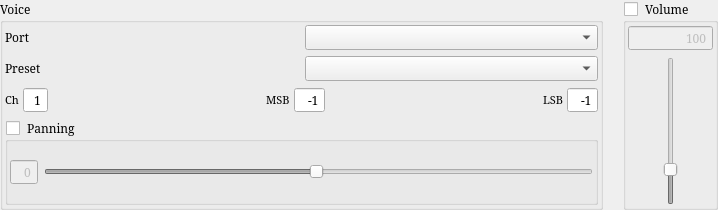
<?xml version="1.0" encoding="UTF-8"?>
<ui version="4.0">
 <class>MIDI_instrument_widget</class>
 <widget class="QWidget" name="MIDI_instrument_widget">
  <property name="enabled">
   <bool>true</bool>
  </property>
  <property name="geometry">
   <rect>
    <x>0</x>
    <y>0</y>
    <width>718</width>
    <height>210</height>
   </rect>
  </property>
  <property name="sizePolicy">
   <sizepolicy hsizetype="MinimumExpanding" vsizetype="Fixed">
    <horstretch>0</horstretch>
    <verstretch>0</verstretch>
   </sizepolicy>
  </property>
  <property name="font">
   <font>
    <family>Serif</family>
   </font>
  </property>
  <property name="focusPolicy">
   <enum>Qt::NoFocus</enum>
  </property>
  <property name="windowTitle">
   <string>Inasdf</string>
  </property>
  <property name="autoFillBackground">
   <bool>false</bool>
  </property>
  <property name="styleSheet">
   <string notr="true"/>
  </property>
  <layout class="QHBoxLayout" name="main_layout">
   <property name="spacing">
    <number>20</number>
   </property>
   <property name="margin">
    <number>0</number>
   </property>
   <item>
    <widget class="QGroupBox" name="voiceBox">
     <property name="title">
      <string>Voice</string>
     </property>
     <layout class="QGridLayout" name="gridLayout">
      <property name="margin">
       <number>2</number>
      </property>
      <item row="6" column="0" colspan="2">
       <widget class="QGroupBox" name="panningBox">
        <property name="enabled">
         <bool>true</bool>
        </property>
        <property name="sizePolicy">
         <sizepolicy hsizetype="Preferred" vsizetype="Preferred">
          <horstretch>0</horstretch>
          <verstretch>0</verstretch>
         </sizepolicy>
        </property>
        <property name="title">
         <string> Panning</string>
        </property>
        <property name="checkable">
         <bool>true</bool>
        </property>
        <property name="checked">
         <bool>false</bool>
        </property>
        <layout class="QHBoxLayout" name="horizontalLayout_3">
         <property name="margin">
          <number>2</number>
         </property>
         <item>
          <widget class="QSpinBox" name="panning_spin">
           <property name="enabled">
            <bool>false</bool>
           </property>
           <property name="sizePolicy">
            <sizepolicy hsizetype="Minimum" vsizetype="Fixed">
             <horstretch>0</horstretch>
             <verstretch>0</verstretch>
            </sizepolicy>
           </property>
           <property name="alignment">
            <set>Qt::AlignRight|Qt::AlignTrailing|Qt::AlignVCenter</set>
           </property>
           <property name="buttonSymbols">
            <enum>QAbstractSpinBox::NoButtons</enum>
           </property>
           <property name="minimum">
            <number>-63</number>
           </property>
           <property name="maximum">
            <number>64</number>
           </property>
          </widget>
         </item>
         <item>
          <widget class="QSlider" name="panning_slider">
           <property name="enabled">
            <bool>false</bool>
           </property>
           <property name="sizePolicy">
            <sizepolicy hsizetype="Expanding" vsizetype="Expanding">
             <horstretch>0</horstretch>
             <verstretch>0</verstretch>
            </sizepolicy>
           </property>
           <property name="minimum">
            <number>-63</number>
           </property>
           <property name="maximum">
            <number>64</number>
           </property>
           <property name="orientation">
            <enum>Qt::Horizontal</enum>
           </property>
          </widget>
         </item>
        </layout>
       </widget>
      </item>
      <item row="1" column="1">
       <widget class="QComboBox" name="preset">
        <property name="sizePolicy">
         <sizepolicy hsizetype="Preferred" vsizetype="Fixed">
          <horstretch>0</horstretch>
          <verstretch>0</verstretch>
         </sizepolicy>
        </property>
       </widget>
      </item>
      <item row="5" column="0" colspan="2">
       <layout class="QHBoxLayout" name="horizontalLayout_4">
        <property name="spacing">
         <number>4</number>
        </property>
        <item>
         <widget class="QLabel" name="label_5">
          <property name="sizePolicy">
           <sizepolicy hsizetype="Preferred" vsizetype="Minimum">
            <horstretch>0</horstretch>
            <verstretch>0</verstretch>
           </sizepolicy>
          </property>
          <property name="font">
           <font>
            <pointsize>8</pointsize>
           </font>
          </property>
          <property name="text">
           <string>Ch</string>
          </property>
          <property name="alignment">
           <set>Qt::AlignLeading|Qt::AlignLeft|Qt::AlignVCenter</set>
          </property>
         </widget>
        </item>
        <item>
         <widget class="QSpinBox" name="channel">
          <property name="sizePolicy">
           <sizepolicy hsizetype="Minimum" vsizetype="Fixed">
            <horstretch>0</horstretch>
            <verstretch>0</verstretch>
           </sizepolicy>
          </property>
          <property name="mouseTracking">
           <bool>false</bool>
          </property>
          <property name="alignment">
           <set>Qt::AlignRight|Qt::AlignTrailing|Qt::AlignVCenter</set>
          </property>
          <property name="buttonSymbols">
           <enum>QAbstractSpinBox::NoButtons</enum>
          </property>
          <property name="minimum">
           <number>1</number>
          </property>
          <property name="maximum">
           <number>16</number>
          </property>
         </widget>
        </item>
        <item>
         <spacer name="horizontalSpacer">
          <property name="orientation">
           <enum>Qt::Horizontal</enum>
          </property>
          <property name="sizeHint" stdset="0">
           <size>
            <width>10</width>
            <height>20</height>
           </size>
          </property>
         </spacer>
        </item>
        <item>
         <widget class="QLabel" name="label_6">
          <property name="sizePolicy">
           <sizepolicy hsizetype="Preferred" vsizetype="Minimum">
            <horstretch>0</horstretch>
            <verstretch>0</verstretch>
           </sizepolicy>
          </property>
          <property name="font">
           <font>
            <pointsize>8</pointsize>
           </font>
          </property>
          <property name="text">
           <string>MSB</string>
          </property>
          <property name="alignment">
           <set>Qt::AlignLeading|Qt::AlignLeft|Qt::AlignVCenter</set>
          </property>
         </widget>
        </item>
        <item>
         <widget class="QSpinBox" name="msb">
          <property name="sizePolicy">
           <sizepolicy hsizetype="Minimum" vsizetype="Fixed">
            <horstretch>0</horstretch>
            <verstretch>0</verstretch>
           </sizepolicy>
          </property>
          <property name="alignment">
           <set>Qt::AlignRight|Qt::AlignTrailing|Qt::AlignVCenter</set>
          </property>
          <property name="buttonSymbols">
           <enum>QAbstractSpinBox::NoButtons</enum>
          </property>
          <property name="minimum">
           <number>-1</number>
          </property>
          <property name="maximum">
           <number>127</number>
          </property>
          <property name="value">
           <number>-1</number>
          </property>
         </widget>
        </item>
        <item>
         <spacer name="horizontalSpacer_2">
          <property name="orientation">
           <enum>Qt::Horizontal</enum>
          </property>
          <property name="sizeHint" stdset="0">
           <size>
            <width>10</width>
            <height>20</height>
           </size>
          </property>
         </spacer>
        </item>
        <item>
         <widget class="QLabel" name="label_7">
          <property name="sizePolicy">
           <sizepolicy hsizetype="Preferred" vsizetype="Minimum">
            <horstretch>0</horstretch>
            <verstretch>0</verstretch>
           </sizepolicy>
          </property>
          <property name="font">
           <font>
            <pointsize>8</pointsize>
           </font>
          </property>
          <property name="text">
           <string>LSB</string>
          </property>
          <property name="alignment">
           <set>Qt::AlignLeading|Qt::AlignLeft|Qt::AlignVCenter</set>
          </property>
         </widget>
        </item>
        <item>
         <widget class="QSpinBox" name="lsb">
          <property name="sizePolicy">
           <sizepolicy hsizetype="Minimum" vsizetype="Fixed">
            <horstretch>0</horstretch>
            <verstretch>0</verstretch>
           </sizepolicy>
          </property>
          <property name="alignment">
           <set>Qt::AlignRight|Qt::AlignTrailing|Qt::AlignVCenter</set>
          </property>
          <property name="buttonSymbols">
           <enum>QAbstractSpinBox::NoButtons</enum>
          </property>
          <property name="minimum">
           <number>-1</number>
          </property>
          <property name="maximum">
           <number>127</number>
          </property>
          <property name="value">
           <number>-1</number>
          </property>
         </widget>
        </item>
       </layout>
      </item>
      <item row="1" column="0">
       <widget class="QLabel" name="label_4">
        <property name="font">
         <font>
          <kerning>true</kerning>
         </font>
        </property>
        <property name="text">
         <string>Preset</string>
        </property>
       </widget>
      </item>
      <item row="0" column="1">
       <widget class="QComboBox" name="port">
        <property name="sizePolicy">
         <sizepolicy hsizetype="Preferred" vsizetype="Fixed">
          <horstretch>0</horstretch>
          <verstretch>0</verstretch>
         </sizepolicy>
        </property>
       </widget>
      </item>
      <item row="0" column="0">
       <widget class="QLabel" name="label_3">
        <property name="text">
         <string>Port</string>
        </property>
       </widget>
      </item>
     </layout>
    </widget>
   </item>
   <item>
    <widget class="QGroupBox" name="volumeBox">
     <property name="sizePolicy">
      <sizepolicy hsizetype="Fixed" vsizetype="Preferred">
       <horstretch>0</horstretch>
       <verstretch>0</verstretch>
      </sizepolicy>
     </property>
     <property name="title">
      <string> Volume</string>
     </property>
     <property name="flat">
      <bool>false</bool>
     </property>
     <property name="checkable">
      <bool>true</bool>
     </property>
     <property name="checked">
      <bool>false</bool>
     </property>
     <layout class="QVBoxLayout" name="verticalLayout">
      <property name="margin">
       <number>2</number>
      </property>
      <item>
       <widget class="QSpinBox" name="volume_spin">
        <property name="enabled">
         <bool>false</bool>
        </property>
        <property name="sizePolicy">
         <sizepolicy hsizetype="Minimum" vsizetype="Minimum">
          <horstretch>0</horstretch>
          <verstretch>0</verstretch>
         </sizepolicy>
        </property>
        <property name="minimumSize">
         <size>
          <width>49</width>
          <height>0</height>
         </size>
        </property>
        <property name="alignment">
         <set>Qt::AlignRight|Qt::AlignTrailing|Qt::AlignVCenter</set>
        </property>
        <property name="buttonSymbols">
         <enum>QAbstractSpinBox::NoButtons</enum>
        </property>
        <property name="maximum">
         <number>127</number>
        </property>
        <property name="value">
         <number>100</number>
        </property>
       </widget>
      </item>
      <item>
       <layout class="QHBoxLayout" name="horizontalLayout">
        <item>
         <widget class="QSlider" name="volume_slider">
          <property name="enabled">
           <bool>false</bool>
          </property>
          <property name="sizePolicy">
           <sizepolicy hsizetype="Expanding" vsizetype="MinimumExpanding">
            <horstretch>0</horstretch>
            <verstretch>0</verstretch>
           </sizepolicy>
          </property>
          <property name="maximum">
           <number>127</number>
          </property>
          <property name="value">
           <number>27</number>
          </property>
          <property name="orientation">
           <enum>Qt::Vertical</enum>
          </property>
          <property name="invertedAppearance">
           <bool>false</bool>
          </property>
          <property name="invertedControls">
           <bool>false</bool>
          </property>
         </widget>
        </item>
       </layout>
      </item>
     </layout>
    </widget>
   </item>
   <item>
    <layout class="QGridLayout" name="control_change_layout" columnstretch="0">
     <property name="spacing">
      <number>0</number>
     </property>
    </layout>
   </item>
  </layout>
 </widget>
 <layoutdefault spacing="6" margin="11"/>
 <pixmapfunction>qPixmapFromMimeSource</pixmapfunction>
 <resources/>
 <connections/>
</ui>
